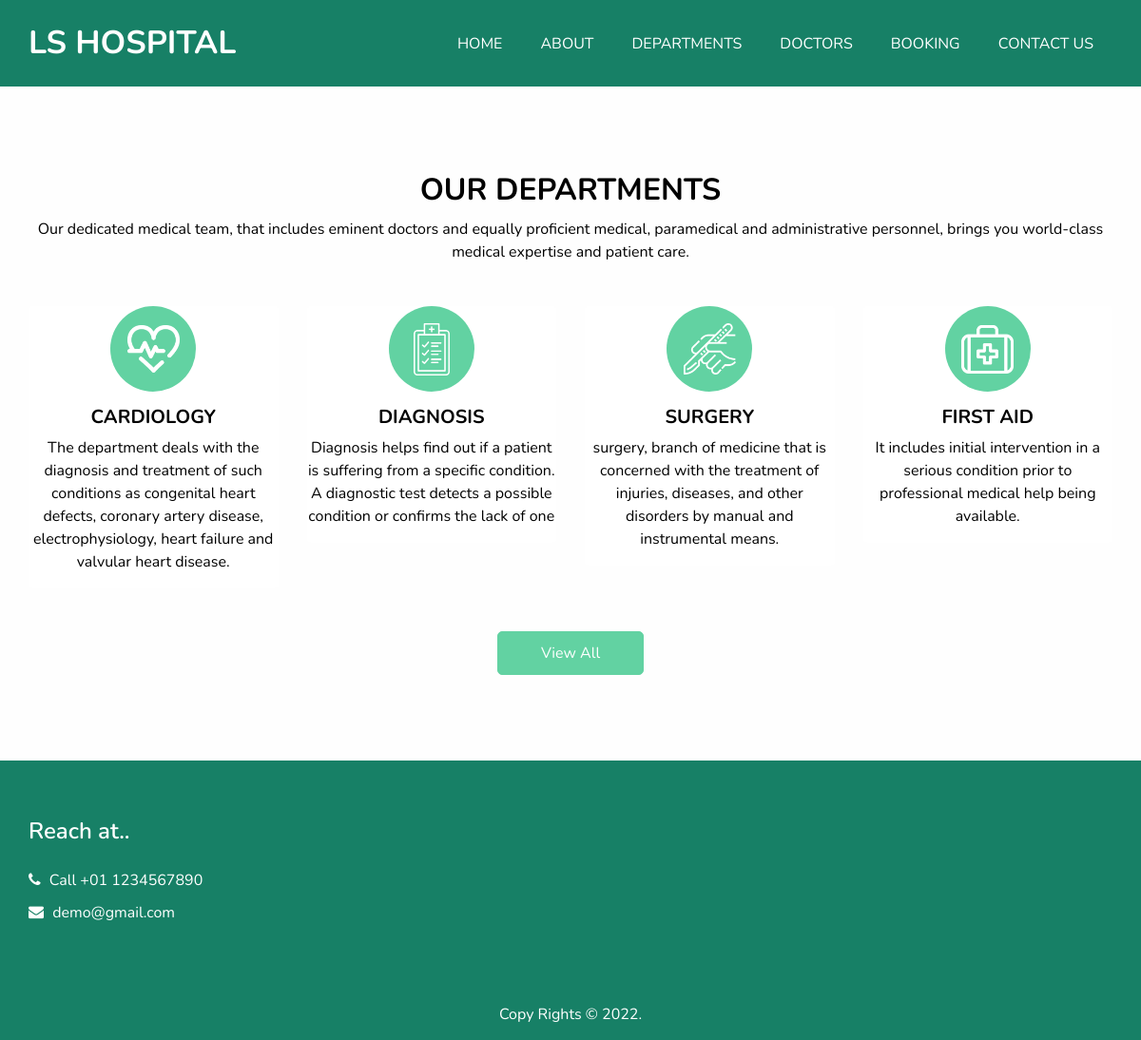
Page /department/ on the committed database.
### home/models.py (models this page shows, shortened)
class Departments(models.Model):
    dept_name=models.CharField(max_length=100)
    dept_description=models.TextField()
    dept_image=models.ImageField(upload_to='departments',default="")

### home/views.py (the view)
# urls.py: path('department/', views.department,name='department'),
def department(request):
    dept_count=Departments.objects.all().count()
    first_dep=Departments.objects.all()[:4]
    dep={'first_dep':first_dep}
    return render(request,'departments.html',dep)

### templates/departments.html (shortened to what this page needs)
{%extends 'base.html'%}
{%load static%}
{%block content%}
<section class="department_section layout_padding">
  <div class="department_container">
    <div class="container ">
      <div class="heading_container heading_center">
        <h2>
          Our Departments
        </h2>
        <p>
          Our dedicated medical team, that includes eminent doctors and equally proficient medical, paramedical and administrative personnel, brings you world-class medical expertise and patient care.
        </p>
      </div>
      <div class="row">
        {% for de in first_dep %}
        <div class="col-md-3">
          <div class="box ">
            <div class="img-box">
              <img src="{{de.dept_image.url}}" alt="">
            </div>
            <div class="detail-box">
              <h5>
                {{de.dept_name}}
              </h5>
              <p>
                {{de.dept_description}}
              </p>
            </div>
          </div>
        </div>
        {%endfor%}
      </div>
      <div class="btn-box">
        <a class="btn" type="button" data-bs-toggle="collapse" href="#collapseid" role="button" aria-expanded="false" aria-controls="collapseExample">
          View All
        </a>
      </div>
    </div>
  </div>
</section>
{%endblock%}

### static/css/style.css (style rules this page uses)
body { font-family: 'Nunito', sans-serif; color: #000000; background-color: #fefefe; overflow-x: hidden; }
.layout_padding { padding: 90px 0; }
.heading_container { display: -webkit-box; display: -ms-flexbox; display: flex; -webkit-box-orient: vertical; -webkit-box-direction: normal; -ms-flex-direction: column; flex-direction: column; -webkit-box-align: start; -ms-flex-align: start; align-items: flex-start; }
.heading_container h2 { position: relative; font-weight: bold; margin-bottom: 0; text-transform: uppercase; }
.heading_container p { margin-top: 10px; margin-bottom: 0; }
.heading_container.heading_center { -webkit-box-align: center; -ms-flex-align: center; align-items: center; text-align: center; }
a, a:hover, a:focus { text-decoration: none; }
.btn, .btn:focus { outline: none !important; -webkit-box-shadow: none; box-shadow: none; }
.department_section { position: relative; }
.department_section .box { display: -webkit-box; display: -ms-flexbox; display: flex; -webkit-box-orient: vertical; -webkit-box-direction: normal; -ms-flex-direction: column; flex-direction: column; -webkit-box-align: center; -ms-flex-align: center; align-items: center; margin-top: 45px; background-color: #ffffff; border-radius: 5px; text-align: center; }
.department_section .box .img-box { width: 90px; height: 90px; margin-bottom: 15px; background-color: #62d2a2; border-radius: 100%; display: -webkit-box; display: -ms-flexbox; display: flex; -webkit-box-pack: center; -ms-flex-pack: center; justify-content: center; -webkit-box-align: center; -ms-flex-align: center; align-items: center; }
.department_section .box .img-box img { max-width: 55px; max-height: 55px; -webkit-transition: all 0.3s; transition: all 0.3s; }
.department_section .box .detail-box h5 { font-weight: bold; text-transform: uppercase; }
.department_section .btn-box { display: -webkit-box; display: -ms-flexbox; display: flex; -webkit-box-pack: center; -ms-flex-pack: center; justify-content: center; margin-top: 45px; }
.department_section .btn-box a { display: inline-block; padding: 10px 45px; background-color: #62d2a2; color: #ffffff; border-radius: 5px; -webkit-transition: all 0.3s; transition: all 0.3s; border: 1px solid #62d2a2; }

### static/css/responsive.css (style rules this page uses)
@media (min-width: 1200px) { .container { max-width: 1170px; } }

### rows in the picture
Departments: dept_image (picture), dept_name "CARDIOLOGY", dept_description "The department deals with the diagnosis and treatment of such conditions as congenital heart defects, coronary artery disease, electrophysiology, heart failure and valvular heart disease."
Departments: dept_image (picture), dept_name "DIAGNOSIS", dept_description "Diagnosis helps find out if a patient is suffering from a specific condition. A diagnostic test detects a possible condition or confirms the lack of one"
Departments: dept_image (picture), dept_name "SURGERY", dept_description "surgery, branch of medicine that is concerned with the treatment of injuries, diseases, and other disorders by manual and instrumental means."
Departments: dept_image (picture), dept_name "FIRST AID", dept_description "It includes initial intervention in a serious condition prior to professional medical help being available."
